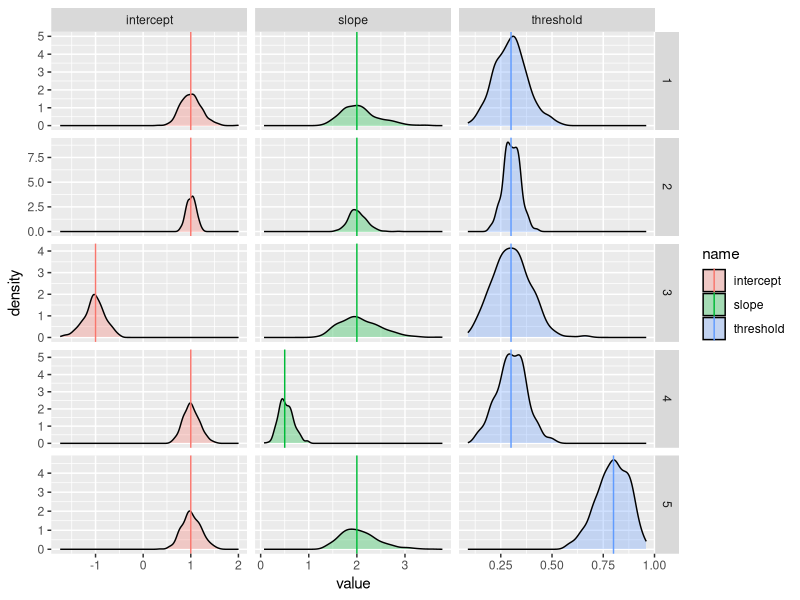
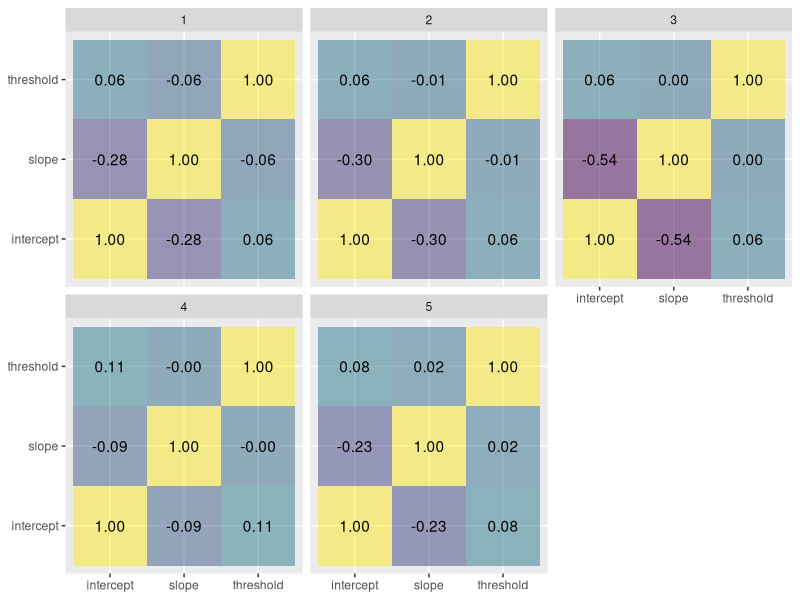

Generate these figures, in order, with R:
## ---- chunk 1
library(tidyverse)
library(ordinal)
## ---- chunk 2
generate.and.estimate.ordinal.logit.regression <- function(n, intercept, slope, threshold) {
  x <- rnorm(n)
  y <- intercept + slope * x + rlogis(n)
  class <- as.factor(as.numeric(y > 0) + as.numeric(y > threshold) + as.numeric(y > 1))
  fit <- clm(
    formula = class ~ 1 + x,
    link = "logit"
  )
  result <- data.frame(
    intercept = -coef(fit)[[1]],
    slope = coef(fit)[[4]] / (coef(fit)[[3]] - coef(fit)[[1]]),
    threshold = (coef(fit)[[2]] - coef(fit)[[1]]) / (coef(fit)[[3]] - coef(fit)[[1]])
  )
  return(result)
}
## ---- chunk 3
parameters <- tibble(
  parameter.set = seq(5),
  n.data = c(200, 800, 200, 200, 200),
  intercept = c(1, 1, -1, 1, 1),
  slope = c(2, 2, 2, 0.5, 2),
  threshold = c(0.3, 0.3, 0.3, 0.3, 0.8)
)
parameters
## ---- chunk 4
estimated.parameters <- parameters %>%
  expand_grid(
    run = seq(400)
  ) %>%
  rowwise() %>%
  mutate(
    generate.and.estimate.ordinal.logit.regression(
      n = n.data,
      intercept = intercept,
      slope = slope,
      threshold = threshold
    )
  ) %>%
  ungroup()
estimated.parameters
## ---- chunk 5
ggplot() +
  geom_density(
    mapping = aes(
      x = value,
      fill = name
    ),
    data = estimated.parameters %>%
      pivot_longer(
        cols = c("intercept", "slope", "threshold")
      ),
    alpha = 0.3
  ) +
  geom_vline(
    mapping = aes(
      xintercept = value,
      col = name
    ),
    data = parameters %>%
      pivot_longer(
        cols = c("intercept", "slope", "threshold")
      )
  ) +
  facet_grid(
    cols = vars(name),
    rows = vars(parameter.set),
    scales = "free"
  )
## ---- chunk 6
ggplot(
  mapping = aes(
    x = parameter.1,
    y = parameter.2,
    fill = correlation,
    label = sprintf("%.2f", correlation)
  ),
  data = estimated.parameters %>%
    group_by(parameter.set) %>%
    reframe(
      expand_grid(
        parameter.1 = c("intercept", "slope", "threshold"),
        parameter.2 = c("intercept", "slope", "threshold")
      ),
      correlation = c(cor(data.frame(intercept, slope, threshold)))
    )
) +
  geom_tile(alpha = 0.5) +
  geom_text() +
  scale_fill_viridis_c() +
  guides(fill = "none") +
  labs(
    x = NULL,
    y = NULL
  ) +
  facet_wrap(
    facets = vars(parameter.set)
  )
